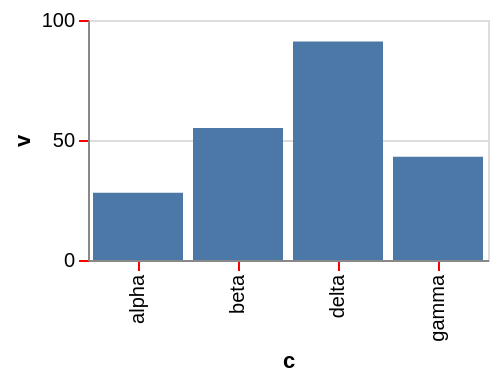

Specify this chart in Vega-Lite:
### Vega-Lite specification from a JSON file in a GitHub repository (floating-point values rounded to 4 significant figures)
{"$schema": "https://vega.github.io/schema/vega-lite/v6.json", "width": 200, "height": 120, "data": {"values": [{"c": "alpha", "v": 28, "w": 3, "t": "2024-01-07"}, {"c": "beta", "v": 55, "w": 7, "t": "2024-03-19"}, {"c": "gamma", "v": 43, "w": 5, "t": "2024-06-02"}, {"c": "delta", "v": 91, "w": 9, "t": "2024-09-11"}]}, "mark": "bar", "encoding": {"x": {"field": "c", "type": "nominal"}, "y": {"field": "v", "type": "quantitative"}}, "config": {"axis": {"tickColor": "red"}}}
